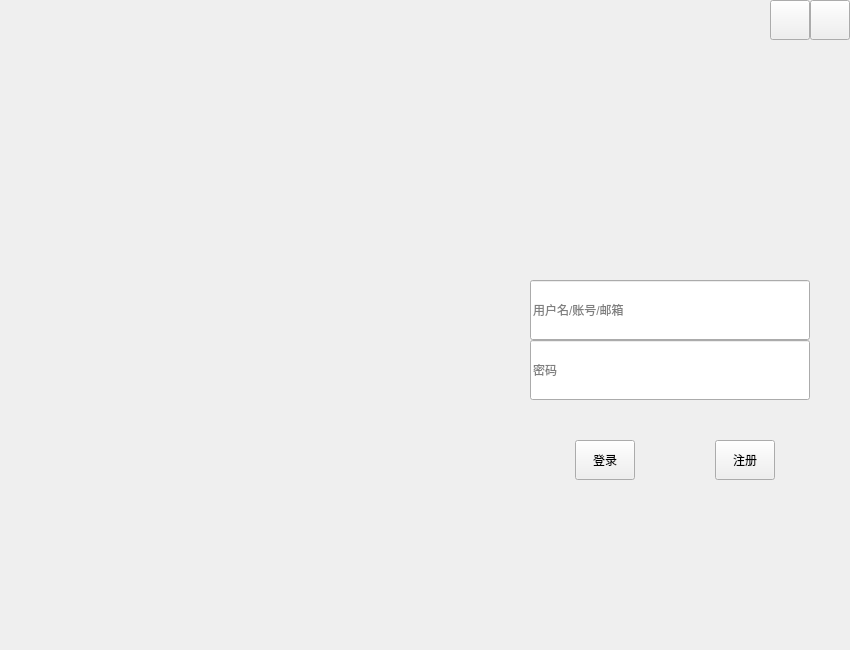
<?xml version="1.0" encoding="UTF-8"?>
<ui version="4.0">
 <class>Login</class>
 <widget class="QWidget" name="Login">
  <property name="geometry">
   <rect>
    <x>0</x>
    <y>0</y>
    <width>850</width>
    <height>650</height>
   </rect>
  </property>
  <property name="minimumSize">
   <size>
    <width>850</width>
    <height>650</height>
   </size>
  </property>
  <property name="maximumSize">
   <size>
    <width>850</width>
    <height>650</height>
   </size>
  </property>
  <property name="windowTitle">
   <string>Login</string>
  </property>
  <property name="styleSheet">
   <string notr="true">QWidget#m_close{border-image:url(:/res/close .png);}
QWidget#m_setting{border-image:url(:/res/setting.png);}
QWidget#m_backgroud1{border-image:url(:/res/backgroud.webp);}
QWidget#m_backgroud2{color:rgb(255,255,255);}
QWidget#m_tip{color:red;}
</string>
  </property>
  <widget class="QWidget" name="m_backgroud2" native="true">
   <property name="geometry">
    <rect>
     <x>500</x>
     <y>0</y>
     <width>350</width>
     <height>650</height>
    </rect>
   </property>
   <property name="minimumSize">
    <size>
     <width>350</width>
     <height>650</height>
    </size>
   </property>
   <property name="maximumSize">
    <size>
     <width>350</width>
     <height>650</height>
    </size>
   </property>
   <widget class="QWidget" name="m_backgroud3" native="true">
    <property name="geometry">
     <rect>
      <x>0</x>
      <y>0</y>
      <width>350</width>
      <height>280</height>
     </rect>
    </property>
    <property name="minimumSize">
     <size>
      <width>350</width>
      <height>280</height>
     </size>
    </property>
    <property name="maximumSize">
     <size>
      <width>350</width>
      <height>280</height>
     </size>
    </property>
    <property name="focusPolicy">
     <enum>Qt::NoFocus</enum>
    </property>
    <widget class="QPushButton" name="m_close">
     <property name="geometry">
      <rect>
       <x>310</x>
       <y>0</y>
       <width>40</width>
       <height>40</height>
      </rect>
     </property>
     <property name="text">
      <string/>
     </property>
    </widget>
    <widget class="QPushButton" name="m_setting">
     <property name="geometry">
      <rect>
       <x>270</x>
       <y>0</y>
       <width>40</width>
       <height>40</height>
      </rect>
     </property>
     <property name="text">
      <string/>
     </property>
    </widget>
   </widget>
   <widget class="QWidget" name="widget_3" native="true">
    <property name="geometry">
     <rect>
      <x>30</x>
      <y>280</y>
      <width>280</width>
      <height>120</height>
     </rect>
    </property>
    <property name="minimumSize">
     <size>
      <width>280</width>
      <height>120</height>
     </size>
    </property>
    <layout class="QVBoxLayout" name="verticalLayout">
     <property name="spacing">
      <number>0</number>
     </property>
     <property name="leftMargin">
      <number>0</number>
     </property>
     <property name="topMargin">
      <number>0</number>
     </property>
     <property name="rightMargin">
      <number>0</number>
     </property>
     <property name="bottomMargin">
      <number>0</number>
     </property>
     <item>
      <widget class="QLineEdit" name="m_user">
       <property name="minimumSize">
        <size>
         <width>280</width>
         <height>60</height>
        </size>
       </property>
       <property name="placeholderText">
        <string>用户名/账号/邮箱</string>
       </property>
      </widget>
     </item>
     <item>
      <widget class="QLineEdit" name="m_passwd">
       <property name="minimumSize">
        <size>
         <width>280</width>
         <height>60</height>
        </size>
       </property>
       <property name="placeholderText">
        <string>密码</string>
       </property>
      </widget>
     </item>
    </layout>
   </widget>
   <widget class="QWidget" name="widget_4" native="true">
    <property name="geometry">
     <rect>
      <x>0</x>
      <y>430</y>
      <width>350</width>
      <height>60</height>
     </rect>
    </property>
    <layout class="QHBoxLayout" name="horizontalLayout">
     <item>
      <spacer name="horizontalSpacer">
       <property name="orientation">
        <enum>Qt::Horizontal</enum>
       </property>
       <property name="sizeHint" stdset="0">
        <size>
         <width>40</width>
         <height>20</height>
        </size>
       </property>
      </spacer>
     </item>
     <item>
      <widget class="QPushButton" name="m_login">
       <property name="minimumSize">
        <size>
         <width>60</width>
         <height>40</height>
        </size>
       </property>
       <property name="maximumSize">
        <size>
         <width>60</width>
         <height>40</height>
        </size>
       </property>
       <property name="text">
        <string>登录</string>
       </property>
      </widget>
     </item>
     <item>
      <spacer name="horizontalSpacer_2">
       <property name="orientation">
        <enum>Qt::Horizontal</enum>
       </property>
       <property name="sizeHint" stdset="0">
        <size>
         <width>40</width>
         <height>20</height>
        </size>
       </property>
      </spacer>
     </item>
     <item>
      <widget class="QPushButton" name="m_register">
       <property name="maximumSize">
        <size>
         <width>60</width>
         <height>40</height>
        </size>
       </property>
       <property name="text">
        <string>注册</string>
       </property>
      </widget>
     </item>
     <item>
      <spacer name="horizontalSpacer_3">
       <property name="orientation">
        <enum>Qt::Horizontal</enum>
       </property>
       <property name="sizeHint" stdset="0">
        <size>
         <width>40</width>
         <height>20</height>
        </size>
       </property>
      </spacer>
     </item>
    </layout>
   </widget>
   <widget class="QLabel" name="m_tip">
    <property name="geometry">
     <rect>
      <x>30</x>
      <y>500</y>
      <width>280</width>
      <height>60</height>
     </rect>
    </property>
    <property name="text">
     <string/>
    </property>
   </widget>
  </widget>
  <widget class="QWidget" name="m_backgroud1" native="true">
   <property name="geometry">
    <rect>
     <x>0</x>
     <y>0</y>
     <width>500</width>
     <height>650</height>
    </rect>
   </property>
  </widget>
 </widget>
 <resources/>
 <connections/>
</ui>
